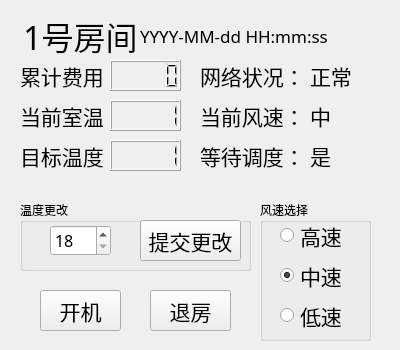
<?xml version="1.0" encoding="UTF-8"?>
<ui version="4.0">
 <class>clientWindow</class>
 <widget class="QWidget" name="clientWindow">
  <property name="geometry">
   <rect>
    <x>0</x>
    <y>0</y>
    <width>400</width>
    <height>350</height>
   </rect>
  </property>
  <property name="windowTitle">
   <string>clientWindow</string>
  </property>
  <widget class="QWidget" name="Wroom" native="true">
   <property name="geometry">
    <rect>
     <x>0</x>
     <y>0</y>
     <width>400</width>
     <height>350</height>
    </rect>
   </property>
   <property name="minimumSize">
    <size>
     <width>400</width>
     <height>350</height>
    </size>
   </property>
   <property name="maximumSize">
    <size>
     <width>410</width>
     <height>360</height>
    </size>
   </property>
   <property name="autoFillBackground">
    <bool>true</bool>
   </property>
   <widget class="QLabel" name="Label_3">
    <property name="geometry">
     <rect>
      <x>20</x>
      <y>60</y>
      <width>91</width>
      <height>31</height>
     </rect>
    </property>
    <property name="font">
     <font>
      <family>微软雅黑</family>
      <pointsize>16</pointsize>
     </font>
    </property>
    <property name="text">
     <string>累计费用</string>
    </property>
   </widget>
   <widget class="QLCDNumber" name="Ncost">
    <property name="geometry">
     <rect>
      <x>110</x>
      <y>60</y>
      <width>71</width>
      <height>31</height>
     </rect>
    </property>
   </widget>
   <widget class="QLabel" name="Label_5">
    <property name="geometry">
     <rect>
      <x>20</x>
      <y>100</y>
      <width>91</width>
      <height>31</height>
     </rect>
    </property>
    <property name="font">
     <font>
      <family>微软雅黑</family>
      <pointsize>16</pointsize>
     </font>
    </property>
    <property name="text">
     <string>当前室温</string>
    </property>
   </widget>
   <widget class="QPushButton" name="Bon">
    <property name="geometry">
     <rect>
      <x>40</x>
      <y>290</y>
      <width>81</width>
      <height>41</height>
     </rect>
    </property>
    <property name="font">
     <font>
      <family>微软雅黑</family>
      <pointsize>16</pointsize>
     </font>
    </property>
    <property name="text">
     <string>开机</string>
    </property>
   </widget>
   <widget class="QGroupBox" name="Gwind">
    <property name="geometry">
     <rect>
      <x>260</x>
      <y>200</y>
      <width>111</width>
      <height>141</height>
     </rect>
    </property>
    <property name="font">
     <font>
      <family>微软雅黑</family>
     </font>
    </property>
    <property name="focusPolicy">
     <enum>Qt::NoFocus</enum>
    </property>
    <property name="title">
     <string>风速选择</string>
    </property>
    <property name="flat">
     <bool>false</bool>
    </property>
    <property name="checkable">
     <bool>false</bool>
    </property>
    <widget class="QRadioButton" name="W3">
     <property name="geometry">
      <rect>
       <x>20</x>
       <y>20</y>
       <width>89</width>
       <height>31</height>
      </rect>
     </property>
     <property name="font">
      <font>
       <family>微软雅黑</family>
       <pointsize>16</pointsize>
      </font>
     </property>
     <property name="text">
      <string>高速</string>
     </property>
    </widget>
    <widget class="QRadioButton" name="W2">
     <property name="geometry">
      <rect>
       <x>20</x>
       <y>60</y>
       <width>89</width>
       <height>31</height>
      </rect>
     </property>
     <property name="font">
      <font>
       <family>微软雅黑</family>
       <pointsize>16</pointsize>
      </font>
     </property>
     <property name="text">
      <string>中速</string>
     </property>
     <property name="checked">
      <bool>true</bool>
     </property>
    </widget>
    <widget class="QRadioButton" name="W1">
     <property name="geometry">
      <rect>
       <x>20</x>
       <y>100</y>
       <width>89</width>
       <height>31</height>
      </rect>
     </property>
     <property name="font">
      <font>
       <family>微软雅黑</family>
       <pointsize>16</pointsize>
      </font>
     </property>
     <property name="text">
      <string>低速</string>
     </property>
    </widget>
   </widget>
   <widget class="QPushButton" name="Bcout">
    <property name="geometry">
     <rect>
      <x>150</x>
      <y>290</y>
      <width>81</width>
      <height>41</height>
     </rect>
    </property>
    <property name="font">
     <font>
      <family>微软雅黑</family>
      <pointsize>16</pointsize>
     </font>
    </property>
    <property name="text">
     <string>退房</string>
    </property>
   </widget>
   <widget class="QLabel" name="Label_1">
    <property name="geometry">
     <rect>
      <x>20</x>
      <y>140</y>
      <width>91</width>
      <height>31</height>
     </rect>
    </property>
    <property name="font">
     <font>
      <family>微软雅黑</family>
      <pointsize>16</pointsize>
     </font>
    </property>
    <property name="text">
     <string>目标温度</string>
    </property>
   </widget>
   <widget class="QLCDNumber" name="NTnow">
    <property name="geometry">
     <rect>
      <x>110</x>
      <y>100</y>
      <width>71</width>
      <height>31</height>
     </rect>
    </property>
    <property name="intValue" stdset="0">
     <number>1</number>
    </property>
   </widget>
   <widget class="QLCDNumber" name="NTtarget">
    <property name="geometry">
     <rect>
      <x>110</x>
      <y>140</y>
      <width>71</width>
      <height>31</height>
     </rect>
    </property>
    <property name="intValue" stdset="0">
     <number>1</number>
    </property>
   </widget>
   <widget class="QGroupBox" name="Gtemp">
    <property name="geometry">
     <rect>
      <x>20</x>
      <y>200</y>
      <width>231</width>
      <height>71</height>
     </rect>
    </property>
    <property name="font">
     <font>
      <family>微软雅黑</family>
     </font>
    </property>
    <property name="title">
     <string>温度更改</string>
    </property>
    <widget class="QPushButton" name="Btemp">
     <property name="geometry">
      <rect>
       <x>120</x>
       <y>20</y>
       <width>101</width>
       <height>41</height>
      </rect>
     </property>
     <property name="font">
      <font>
       <family>微软雅黑</family>
       <pointsize>16</pointsize>
      </font>
     </property>
     <property name="text">
      <string>提交更改</string>
     </property>
    </widget>
    <widget class="QSpinBox" name="STemp">
     <property name="geometry">
      <rect>
       <x>30</x>
       <y>25</y>
       <width>61</width>
       <height>31</height>
      </rect>
     </property>
     <property name="font">
      <font>
       <pointsize>12</pointsize>
      </font>
     </property>
     <property name="minimum">
      <number>18</number>
     </property>
     <property name="maximum">
      <number>30</number>
     </property>
    </widget>
   </widget>
   <widget class="QLabel" name="Label_4">
    <property name="geometry">
     <rect>
      <x>200</x>
      <y>60</y>
      <width>111</width>
      <height>31</height>
     </rect>
    </property>
    <property name="font">
     <font>
      <family>微软雅黑</family>
      <pointsize>16</pointsize>
     </font>
    </property>
    <property name="text">
     <string>网络状况：</string>
    </property>
   </widget>
   <widget class="QLabel" name="Label_0">
    <property name="geometry">
     <rect>
      <x>200</x>
      <y>100</y>
      <width>111</width>
      <height>31</height>
     </rect>
    </property>
    <property name="font">
     <font>
      <family>微软雅黑</family>
      <pointsize>16</pointsize>
     </font>
    </property>
    <property name="text">
     <string>当前风速：</string>
    </property>
   </widget>
   <widget class="QLabel" name="Lwind">
    <property name="geometry">
     <rect>
      <x>310</x>
      <y>100</y>
      <width>61</width>
      <height>31</height>
     </rect>
    </property>
    <property name="font">
     <font>
      <family>微软雅黑</family>
      <pointsize>16</pointsize>
     </font>
    </property>
    <property name="text">
     <string>中</string>
    </property>
   </widget>
   <widget class="QLabel" name="LroomID">
    <property name="geometry">
     <rect>
      <x>0</x>
      <y>10</y>
      <width>161</width>
      <height>51</height>
     </rect>
    </property>
    <property name="font">
     <font>
      <family>微软雅黑</family>
      <pointsize>24</pointsize>
     </font>
    </property>
    <property name="text">
     <string>1号房间</string>
    </property>
    <property name="alignment">
     <set>Qt::AlignCenter</set>
    </property>
   </widget>
   <widget class="QLabel" name="Ltime">
    <property name="geometry">
     <rect>
      <x>140</x>
      <y>20</y>
      <width>241</width>
      <height>31</height>
     </rect>
    </property>
    <property name="font">
     <font>
      <family>微软雅黑</family>
      <pointsize>13</pointsize>
     </font>
    </property>
    <property name="text">
     <string>YYYY-MM-dd HH:mm:ss</string>
    </property>
   </widget>
   <widget class="QLabel" name="Lconnect">
    <property name="geometry">
     <rect>
      <x>310</x>
      <y>60</y>
      <width>61</width>
      <height>31</height>
     </rect>
    </property>
    <property name="font">
     <font>
      <family>微软雅黑</family>
      <pointsize>16</pointsize>
     </font>
    </property>
    <property name="text">
     <string>正常</string>
    </property>
   </widget>
   <widget class="QLabel" name="Label_2">
    <property name="geometry">
     <rect>
      <x>200</x>
      <y>140</y>
      <width>111</width>
      <height>31</height>
     </rect>
    </property>
    <property name="font">
     <font>
      <family>微软雅黑</family>
      <pointsize>16</pointsize>
     </font>
    </property>
    <property name="text">
     <string>等待调度：</string>
    </property>
   </widget>
   <widget class="QLabel" name="Lwait">
    <property name="geometry">
     <rect>
      <x>310</x>
      <y>140</y>
      <width>31</width>
      <height>31</height>
     </rect>
    </property>
    <property name="font">
     <font>
      <family>微软雅黑</family>
      <pointsize>16</pointsize>
     </font>
    </property>
    <property name="text">
     <string>是</string>
    </property>
   </widget>
  </widget>
 </widget>
 <layoutdefault spacing="6" margin="11"/>
 <resources/>
 <connections/>
</ui>
